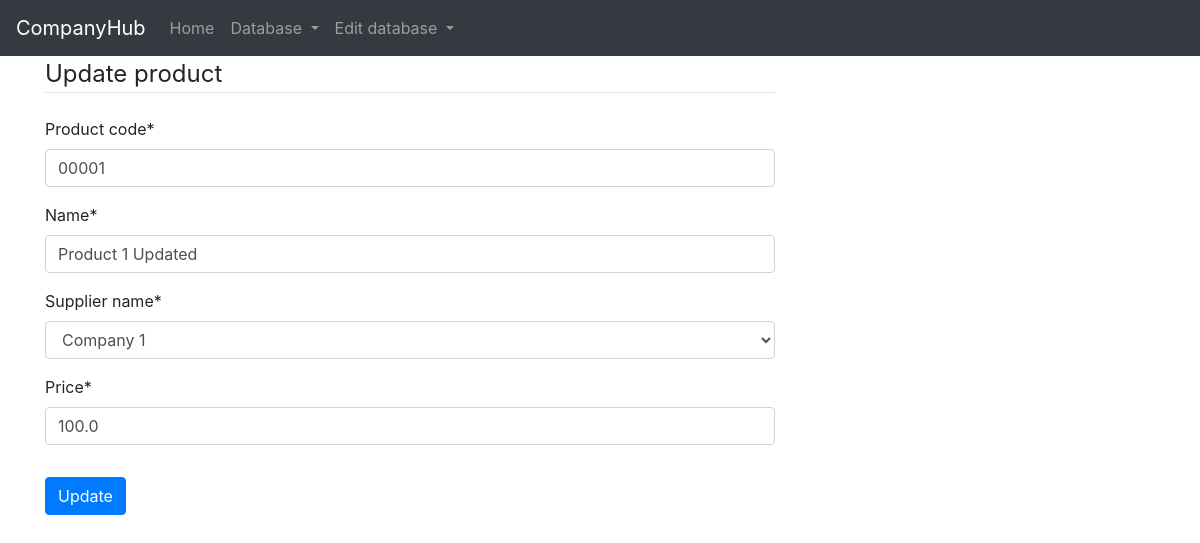
Screenshot of /product/1/update with the database file from the repository.
### main/models.py (models this page shows, shortened)
class Product(models.Model):
    product_code = models.CharField(max_length=50)
    name = models.CharField(max_length=100)
    supplier_name = models.ForeignKey('Supplier', on_delete=models.CASCADE, null=True)
    price = models.FloatField(null=True)

class Supplier(models.Model):
    supplier_name = models.CharField(max_length=100)
    email = models.EmailField(null=True)
    def __str__(self):
        return self.supplier_name

### main/views.py (the view)
# urls.py: path('product/<pk>/update', ProductUpdateView.as_view(), name='main-update-product'),
class ProductUpdateView(SuccessMessageMixin, UpdateView):
    model = Product
    fields = ['product_code', 'name', 'supplier_name', 'price']
    template_name = 'main/database-update-product.html'
    success_message = '%(name)s was updated successfully!'

### main/templates/main/database-update-product.html (shortened to what this page needs)
{% extends 'main/base.html' %}
{% load crispy_forms_tags %}
{% block content %}
    <div class="content-section">
        <form method="POST">
            <fieldset class="form-group">
                <legend class="border-bottom mb-4"> Update product</legend>
                {{ form|crispy }}
            </fieldset>
            <div>
                <button class="btn btn-primary" type="submit">Update</button>
            </div>
        </form>
    </div>
{% endblock content %}

### rows the page displays
Product: product_code "00001", name "Product 1 Updated", price "100.0"
Supplier: supplier_name "Company 1"
